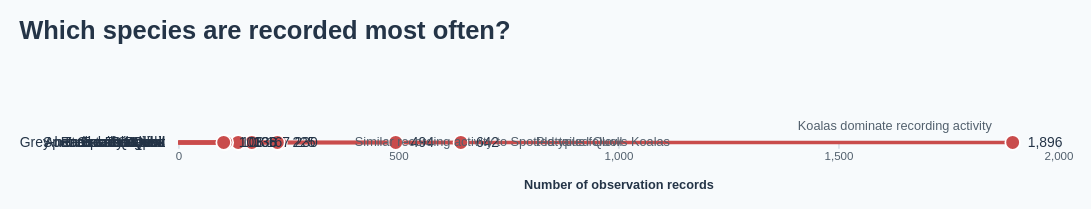

The Vega-Lite source for this figure:
### Vega specification from a JSON file in a GitHub repository (floating-point values rounded to 4 significant figures; data arrays with more than 128 entries replaced by an {"elided": "..."} marker saying what was removed)
{"$schema": "https://vega.github.io/schema/vega/v5.json", "description": "Most recorded mammal species in Dataset/observations-794195.csv. The 2017–2026 window contains 6,015 species-level observations across 146 species; their counts are aggregated and embedded. Subspecies are combined with their parent species using the first two scientific-name components; genus-only records are excluded. Counts include 2017–2026 observation dates and records regardless of coordinates. Top N is selected by count descending with scientific name breaking ties, then displayed in the selected sort order. Counts measure recording activity, not animal abundance. Lollipop heads are plain circles whose centres mark the observation counts. All lollipop stems and heads use one coral-red colour; species names and count labels use neutral text. Counts and rankings use the selected observation years. Row annotations highlight the Koala share, its lead over Platypus, and the near tie at ranks 4 and 5. A summary updates the share of records covered by the selected Top N. Uses the 10 most recent available observation years (2017–2026), including partial 2026.", "width": 760, "height": {"signal": "length(data(\"topSpecies\")) * 34"}, "padding": 16, "background": "#f7fafc", "title": {"text": "Which species are recorded most often?", "anchor": "start", "font": "Arial", "fontSize": 22, "color": "#243447", "offset": {"signal": "controlHeaderSpace"}, "fontWeight": "bold"}, "signals": [{"name": "topN", "value": 10, "bind": {"input": "select", "options": [5, 10], "labels": ["Top 5", "Top 10"], "name": "Species shown: "}}, {"name": "sortOrder", "value": "Descending", "bind": {"input": "select", "options": ["Descending", "Ascending"], "name": "Sort by observations: "}}, {"name": "hoveredSpecies", "value": null, "on": [{"events": "@stems:mouseover, @dots:mouseover, @counts:mouseover", "update": "datum.scientific_name"}, {"events": "@stems:mouseout, @dots:mouseout, @counts:mouseout", "update": "null"}]}, {"name": "controlHeaderSpace", "value": 64}], "data": [{"name": "speciesCounts", "values": {"elided": "146 records"}, "transform": [{"type": "window", "sort": {"field": ["count", "scientific_name"], "order": ["descending", "ascending"]}, "ops": ["row_number"], "as": ["rank"]}]}, {"name": "topSpecies", "source": "speciesCounts", "transform": [{"type": "filter", "expr": "datum.rank <= topN"}, {"type": "formula", "expr": "sortOrder === 'Ascending' ? datum.count : -datum.count", "as": "sortKey"}, {"type": "collect", "sort": {"field": ["sortKey", "scientific_name"], "order": ["ascending", "ascending"]}}]}, {"name": "insightRows", "source": "topSpecies", "transform": [{"type": "filter", "expr": "datum.rank === 1 || datum.rank === 2 || datum.rank === 4"}]}, {"name": "shownSummary", "source": "topSpecies", "transform": [{"type": "aggregate", "fields": ["count"], "ops": ["sum"], "as": ["shownCount"]}]}], "scales": [{"name": "x", "type": "linear", "domain": {"data": "speciesCounts", "field": "count"}, "range": "width", "zero": true, "nice": true}, {"name": "y", "type": "band", "domain": {"data": "topSpecies", "field": "scientific_name", "sort": {"op": "min", "field": "sortKey", "order": "ascending"}}, "range": "height", "padding": 0.4}], "axes": [{"orient": "bottom", "scale": "x", "title": "Number of observation records", "format": ",d", "tickCount": 5, "grid": true, "gridColor": "#e3e9ef", "domain": false, "tickColor": "#c9d4df", "labelColor": "#52606d", "titleColor": "#243447", "titlePadding": 14}, {"orient": "left", "scale": "y", "domain": false, "ticks": false, "labelPadding": 12, "labelLimit": 280, "labelColor": "#243447", "labelFontSize": 12, "encode": {"labels": {"update": {"text": {"signal": "data('topSpecies')[indexof(domain('y'), datum.value)].species"}}}}}], "marks": [{"name": "stems", "type": "rule", "from": {"data": "topSpecies"}, "encode": {"enter": {"x": {"scale": "x", "value": 0}, "strokeWidth": {"value": 3}}, "update": {"x2": {"scale": "x", "field": "count"}, "y": {"scale": "y", "field": "scientific_name", "band": 0.5}, "stroke": {"value": "#C94C4C"}, "tooltip": {"signal": "{'Species': datum.species, 'Scientific name': datum.scientific_name, 'Observations': format(datum.count, ',d'), 'Share of species-level records': format(datum.count / 6015, '.1%'), 'Overall rank': datum.rank}"}, "strokeWidth": {"signal": "hoveredSpecies === datum.scientific_name ? 4 : 3"}}}}, {"name": "dots", "type": "symbol", "from": {"data": "topSpecies"}, "encode": {"enter": {"cursor": {"value": "pointer"}, "shape": {"value": "circle"}, "stroke": {"value": "#ffffff"}, "strokeWidth": {"value": 1.5}}, "update": {"x": {"scale": "x", "field": "count"}, "y": {"scale": "y", "field": "scientific_name", "band": 0.5}, "tooltip": {"signal": "{'Species': datum.species, 'Scientific name': datum.scientific_name, 'Observations': format(datum.count, ',d'), 'Share of species-level records': format(datum.count / 6015, '.1%'), 'Overall rank': datum.rank}"}, "description": {"signal": "datum.species + ', ' + format(datum.count, ',d') + ' observations'"}, "fill": {"value": "#C94C4C"}, "size": {"signal": "hoveredSpecies === datum.scientific_name ? 220 : 160"}}}}, {"name": "counts", "type": "text", "from": {"data": "topSpecies"}, "encode": {"enter": {"align": {"value": "left"}, "baseline": {"value": "middle"}, "dx": {"value": 13}, "font": {"value": "Arial"}, "fontSize": {"value": 12}, "fill": {"value": "#243447"}}, "update": {"x": {"scale": "x", "field": "count"}, "y": {"scale": "y", "field": "scientific_name", "band": 0.5}, "text": {"signal": "format(datum.count, ',d')"}}}}, {"name": "speciesInsights", "type": "text", "interactive": false, "from": {"data": "insightRows"}, "encode": {"enter": {"font": {"value": "Arial"}, "fontSize": {"value": 11}, "fill": {"value": "#52606d"}}, "update": {"x": {"signal": "scale('x', datum.count) + (datum.rank === 1 ? -18 : 65)"}, "y": {"scale": "y", "field": "scientific_name", "band": 0.5}, "dy": {"signal": "datum.rank === 1 ? -9 : 0"}, "align": {"signal": "datum.rank === 1 ? 'right' : 'left'"}, "baseline": {"signal": "datum.rank === 1 ? 'bottom' : 'middle'"}, "text": {"signal": "datum.rank === 1 ? 'Koalas dominate recording activity' : datum.rank === 2 ? 'Platypus follows Koalas' : 'Similar recording activity to Spotted-tailed Quoll'"}}}}], "config": {"font": "Arial", "axis": {"labelFont": "Arial", "titleFont": "Arial"}}, "usermeta": {"observationWindow": {"source": "Dataset/observations-794195.csv", "dateField": "observed_on", "years": [2017, 2018, 2019, 2020, 2021, 2022, 2023, 2024, 2025, 2026], "yearCount": 10, "includesPartialLatestYear": true}}}
